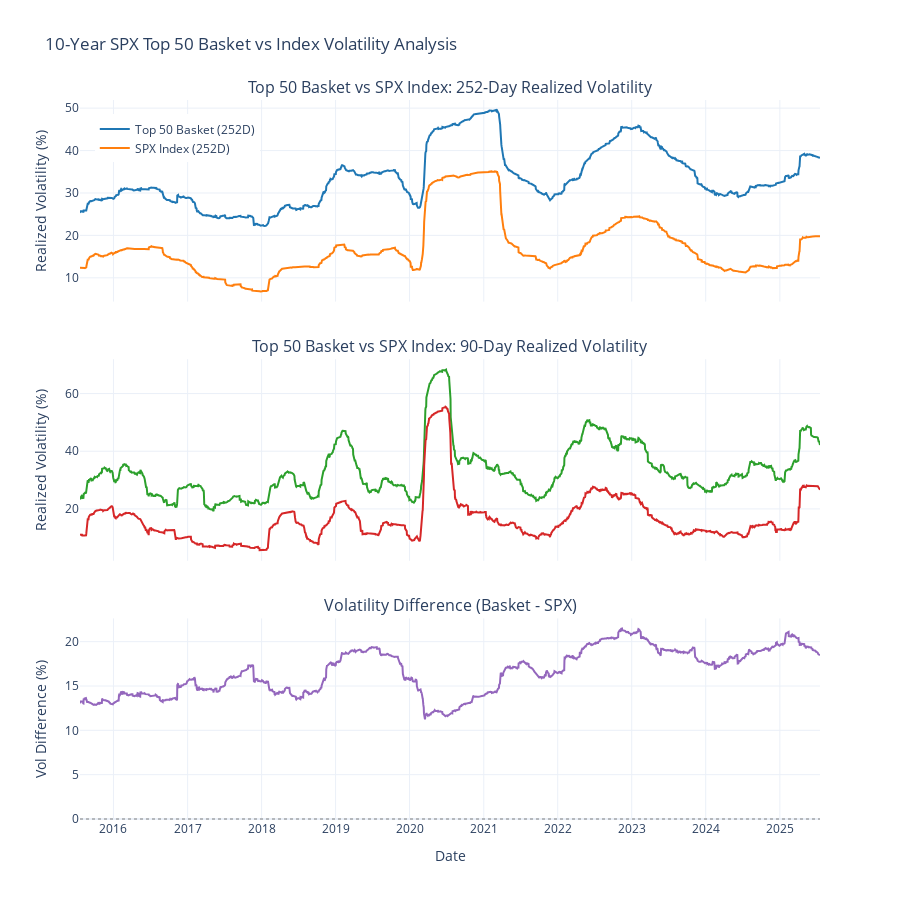

Write notebook code for a chart like this one.
### Markdown cell above
#### Visualization: 10-Year Basket vs SPX Volatility

### Code cell
# Create comprehensive comparison chart
fig = make_subplots(
    rows=3, cols=1,
    subplot_titles=[
        'Top 50 Basket vs SPX Index: 252-Day Realized Volatility',
        'Top 50 Basket vs SPX Index: 90-Day Realized Volatility', 
        'Volatility Difference (Basket - SPX)'
    ],
    vertical_spacing=0.08,
    shared_xaxes=True
)

# Plot 1: 252-day comparison
if len(comparison_252d) > 0:
    fig.add_trace(
        go.Scatter(
            x=comparison_252d['date'],
            y=comparison_252d['basket_realized_vol'],
            mode='lines',
            name='Top 50 Basket (252D)',
            line=dict(color='#1f77b4', width=2),
            hovertemplate='<b>Top 50 Basket</b><br>Date: %{x}<br>252D Vol: %{y:.2f}%<extra></extra>'
        ),
        row=1, col=1
    )
    
    fig.add_trace(
        go.Scatter(
            x=comparison_252d['date'],
            y=comparison_252d['spx_realized_vol'],
            mode='lines',
            name='SPX Index (252D)',
            line=dict(color='#ff7f0e', width=2),
            hovertemplate='<b>SPX Index</b><br>Date: %{x}<br>252D Vol: %{y:.2f}%<extra></extra>'
        ),
        row=1, col=1
    )

# Plot 2: 90-day comparison
if len(comparison_90d) > 0:
    fig.add_trace(
        go.Scatter(
            x=comparison_90d['date'],
            y=comparison_90d['basket_realized_vol'],
            mode='lines',
            name='Top 50 Basket (90D)',
            line=dict(color='#2ca02c', width=2),
            hovertemplate='<b>Top 50 Basket</b><br>Date: %{x}<br>90D Vol: %{y:.2f}%<extra></extra>',
            showlegend=False
        ),
        row=2, col=1
    )
    
    fig.add_trace(
        go.Scatter(
            x=comparison_90d['date'],
            y=comparison_90d['spx_realized_vol'],
            mode='lines',
            name='SPX Index (90D)',
            line=dict(color='#d62728', width=2),
            hovertemplate='<b>SPX Index</b><br>Date: %{x}<br>90D Vol: %{y:.2f}%<extra></extra>',
            showlegend=False
        ),
        row=2, col=1
    )

# Plot 3: Volatility difference
if len(comparison_252d) > 0:
    vol_diff = comparison_252d['basket_realized_vol'] - comparison_252d['spx_realized_vol']
    
    fig.add_trace(
        go.Scatter(
            x=comparison_252d['date'],
            y=vol_diff,
            mode='lines',
            name='Vol Difference (252D)',
            line=dict(color='#9467bd', width=2),
            hovertemplate='<b>Volatility Difference</b><br>Date: %{x}<br>Difference: %{y:.2f}%<extra></extra>',
            showlegend=False
        ),
        row=3, col=1
    )
    
    # Add zero line
    fig.add_hline(y=0, line_dash="dot", line_color="gray", opacity=0.5, row=3, col=1)

# Update layout
fig.update_layout(
    title='10-Year SPX Top 50 Basket vs Index Volatility Analysis',
    height=900,
    template='plotly_white',
    showlegend=True,
    legend=dict(x=0.02, y=0.98)
)

# Update y-axis labels
fig.update_yaxes(title_text="Realized Volatility (%)", row=1, col=1)
fig.update_yaxes(title_text="Realized Volatility (%)", row=2, col=1)
fig.update_yaxes(title_text="Vol Difference (%)", row=3, col=1)
fig.update_xaxes(title_text="Date", row=3, col=1)

fig.show()

### Figure 1 — Plotly figure (JSON) as saved in the notebook; plotly's stock layout.template omitted (floating-point values rounded to 4 significant figures; data arrays with more than 128 entries replaced by an {"elided": "..."} marker saying what was removed)
{"data": [{"hovertemplate": "<b>Top 50 Basket</b><br>Date: %{x}<br>252D Vol: %{y:.2f}%<extra></extra>", "line": {"color": "#1f77b4", "width": 2}, "mode": "lines", "name": "Top 50 Basket (252D)", "type": "scatter", "x": {"elided": "2515 str values"}, "xaxis": "x", "y": {"elided": "2515 float values"}, "yaxis": "y"}, {"hovertemplate": "<b>SPX Index</b><br>Date: %{x}<br>252D Vol: %{y:.2f}%<extra></extra>", "line": {"color": "#ff7f0e", "width": 2}, "mode": "lines", "name": "SPX Index (252D)", "type": "scatter", "x": {"elided": "2515 str values"}, "xaxis": "x", "y": {"elided": "2515 float values"}, "yaxis": "y"}, {"hovertemplate": "<b>Top 50 Basket</b><br>Date: %{x}<br>90D Vol: %{y:.2f}%<extra></extra>", "line": {"color": "#2ca02c", "width": 2}, "mode": "lines", "name": "Top 50 Basket (90D)", "showlegend": false, "type": "scatter", "x": {"elided": "2515 str values"}, "xaxis": "x2", "y": {"elided": "2515 float values"}, "yaxis": "y2"}, {"hovertemplate": "<b>SPX Index</b><br>Date: %{x}<br>90D Vol: %{y:.2f}%<extra></extra>", "line": {"color": "#d62728", "width": 2}, "mode": "lines", "name": "SPX Index (90D)", "showlegend": false, "type": "scatter", "x": {"elided": "2515 str values"}, "xaxis": "x2", "y": {"elided": "2515 float values"}, "yaxis": "y2"}, {"hovertemplate": "<b>Volatility Difference</b><br>Date: %{x}<br>Difference: %{y:.2f}%<extra></extra>", "line": {"color": "#9467bd", "width": 2}, "mode": "lines", "name": "Vol Difference (252D)", "showlegend": false, "type": "scatter", "x": {"elided": "2515 str values"}, "xaxis": "x3", "y": {"elided": "2515 float values"}, "yaxis": "y3"}], "layout": {"annotations": [{"font": {"size": 16}, "showarrow": false, "text": "Top 50 Basket vs SPX Index: 252-Day Realized Volatility", "x": 0.5, "xanchor": "center", "xref": "paper", "y": 1, "yanchor": "bottom", "yref": "paper"}, {"font": {"size": 16}, "showarrow": false, "text": "Top 50 Basket vs SPX Index: 90-Day Realized Volatility", "x": 0.5, "xanchor": "center", "xref": "paper", "y": 0.64, "yanchor": "bottom", "yref": "paper"}, {"font": {"size": 16}, "showarrow": false, "text": "Volatility Difference (Basket - SPX)", "x": 0.5, "xanchor": "center", "xref": "paper", "y": 0.28, "yanchor": "bottom", "yref": "paper"}], "height": 900, "legend": {"x": 0.02, "y": 0.98}, "shapes": [{"line": {"color": "gray", "dash": "dot"}, "opacity": 0.5, "type": "line", "x0": 0, "x1": 1, "xref": "x3 domain", "y0": 0, "y1": 0, "yref": "y3"}], "showlegend": true, "title": {"text": "10-Year SPX Top 50 Basket vs Index Volatility Analysis"}, "xaxis": {"anchor": "y", "domain": [0, 1], "matches": "x3", "showticklabels": false}, "xaxis2": {"anchor": "y2", "domain": [0, 1], "matches": "x3", "showticklabels": false}, "xaxis3": {"anchor": "y3", "domain": [0, 1], "title": {"text": "Date"}}, "yaxis": {"anchor": "x", "domain": [0.72, 1], "title": {"text": "Realized Volatility (%)"}}, "yaxis2": {"anchor": "x2", "domain": [0.36, 0.64], "title": {"text": "Realized Volatility (%)"}}, "yaxis3": {"anchor": "x3", "domain": [0, 0.28], "title": {"text": "Vol Difference (%)"}}}}
